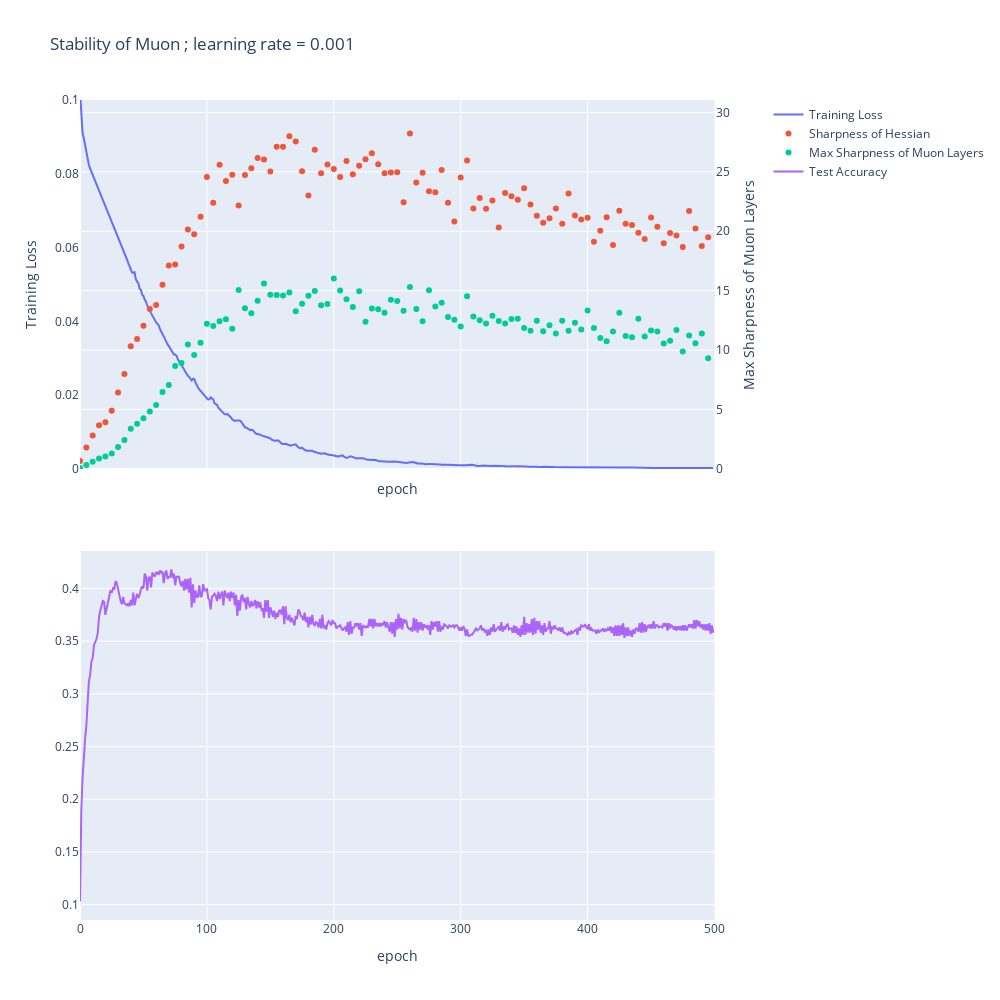

The notebook cell this image was saved under:
### Code cell
plot_output_data(md, out, model_id=3)

### Figure 1 — Plotly figure (JSON) as saved in the notebook; plotly's stock layout.template omitted (floating-point values rounded to 4 significant figures; data arrays with more than 128 entries replaced by an {"elided": "..."} marker saying what was removed)
{"data": [{"line": {"width": 2}, "name": "Training Loss", "type": "scatter", "x": {"elided": "500 int values"}, "xaxis": "x", "y": {"elided": "500 float values"}, "yaxis": "y"}, {"line": {"width": 2}, "mode": "markers", "name": "Sharpness of Hessian", "type": "scatter", "x": {"elided": "500 int values"}, "xaxis": "x", "y": {"elided": "500 float values"}, "yaxis": "y2"}, {"line": {"width": 2}, "mode": "markers", "name": "Max Sharpness of Muon Layers", "type": "scatter", "x": {"elided": "500 int values"}, "xaxis": "x", "y": {"elided": "500 float values"}, "yaxis": "y2"}, {"line": {"width": 2}, "name": "Test Accuracy", "type": "scatter", "x": {"elided": "500 int values"}, "xaxis": "x2", "y": {"elided": "500 float values"}, "yaxis": "y3"}], "layout": {"height": 1000, "shapes": [{"line": {"color": "black", "dash": "dash"}, "type": "line", "x0": 0, "x1": 1, "xref": "x domain", "y0": 38000.0, "y1": 38000.0, "yref": "y2"}], "title": {"text": "Stability of Muon ; learning rate = 0.001"}, "width": 1000, "xaxis": {"anchor": "y", "domain": [0, 0.94], "matches": "x2", "range": [0, 500], "showticklabels": false, "title": {"text": "epoch"}}, "xaxis2": {"anchor": "y3", "domain": [0, 0.94], "range": [0, 500], "title": {"text": "epoch"}}, "yaxis": {"anchor": "x", "domain": [0.55, 1], "range": [0, 0.1], "showgrid": false, "title": {"text": "Training Loss"}}, "yaxis2": {"anchor": "x", "overlaying": "y", "range": [0, 31.04], "side": "right", "title": {"text": "Max Sharpness of Muon Layers"}}, "yaxis3": {"anchor": "x2", "domain": [0, 0.45]}, "yaxis4": {"anchor": "x2", "overlaying": "y3", "side": "right"}}}
